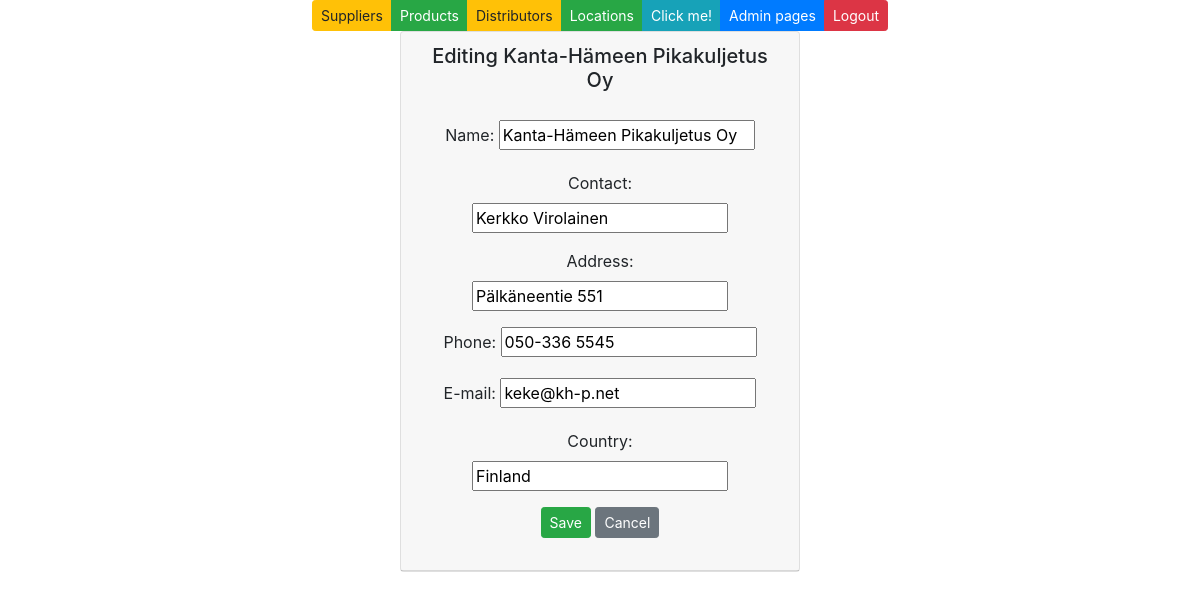
Page /edit-distributor-get/1/ on the committed database.
### app/models.py (models this page shows, shortened)
class Distributor(models.Model):
    companyname = models.CharField(max_length = 50, default="firma")
    contactname = models.CharField(max_length = 50, default="firma")
    address = models.CharField(max_length = 100, default="firma")
    phone = models.CharField(max_length = 20, default="firma")
    email = models.CharField(max_length = 50, default="firma")
    country = models.CharField(max_length = 50, default="firma")
    location = models.ForeignKey(Location, on_delete=models.CASCADE, default =1)

### app/views.py (the view)
# urls.py: path('edit-distributor-get/<int:id>/', editdistributorget),
def editdistributorget(request, id):
    distributor = Distributor.objects.get(id = id)
    context = {'distributor': distributor}
    return render (request,"editdistributor.html",context)

### app/templates/editdistributor.html (shortened to what this page needs)
{% extends 'index.html' %}
{% block content %}
<div class="card" style="width: 25rem;">
    <div class="card-header">
        <h5>Editing {{distributor.companyname}}</h5>
        <div class="card-body">
            <form method="post" action="/edit-distributor-post/{{distributor.id}}/">
                <div class="form-group">
                    <label>Name:</label>
                    <input type="text" name="companyname" value="{{distributor.companyname}}">
                </div>
                <div class="form-group">
                    <label>Contact:</label>
                    <input type="text" name="contactname" value="{{distributor.contactname}}">
                </div>
                <div class="form-group">
                    <label>Address:</label>
                    <input type="text" name="address" value="{{distributor.address}}">
                </div>
                <div class="form-group">
                    <label>Phone:</label>
                    <input type="text" name="phone" value="{{distributor.phone}}">
                </div>
                <div class="form-group">
                    <label>E-mail:</label>
                    <input type="text" name="email" value="{{distributor.email}}">
                </div>
                <div class="form-group">
                    <label>Country:</label>
                    <input type="text" name="country" value="{{distributor.country}}">
                </div>
                <input type="submit" value="Save" class="btn btn-success btn-sm">
                <input type="button" onclick="window.location.href='/distributors'"class="btn btn-secondary btn-sm" value="Cancel">
            </form>
        </div>
    </div>
</div>
{% endblock %}

### rows in the picture
Distributor: companyname "Kanta-Hämeen Pikakuljetus Oy", contactname "Kerkko Virolainen", address "Pälkäneentie 551", phone "050-336 5545", email "keke@kh-p.net", country "Finland"
